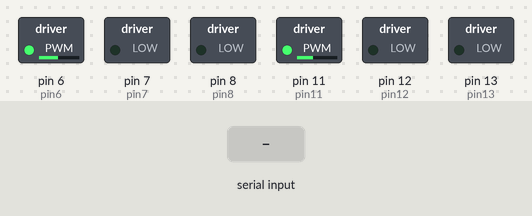
Simulated run of this sketch. Board: Arduino Uno, built with avr-gcc and run on an emulated ATmega328P. Shown: switched loads named in the sketch (green lamp = pin HIGH). Inputs (shaded band) come from the test bench.

Above: at 1.2 s.
1.3 s: "1\n" received over Serial
At 2.7 s:
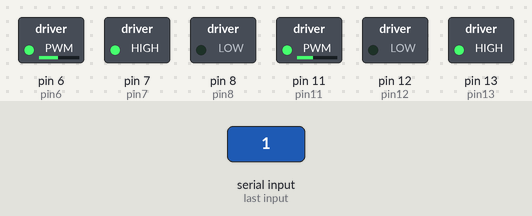
At 5.37 s:
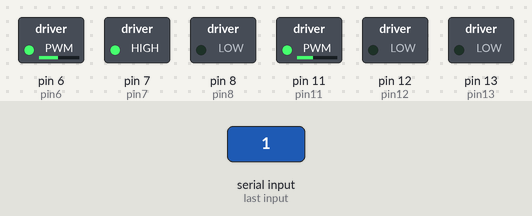
Timing chart, 0 to 11.0 s (numbered marks = the images above; inputs shaded):
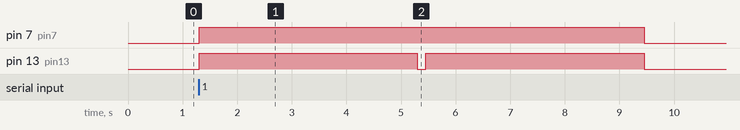

The sketch:

sketch_mar10a.ino
```cpp
//Variables necesarias
int val = 10;
//Se crean dos variables de velocidad, una para cada llanta pues estas tiene diferente velocidad y con esto se controla
int velocidadAdelante = 100;
int velocidadAdelante2 = 120;
//Motor Derecho
int pin6 = 6;
int pin7 = 7;
int pin8 = 8;
//Motor Izquierdo
int pin11 = 11;
int pin12 = 12;
int pin13 = 13;


/*------------------------------------------------------------------------
  --1. Inicializo el sistema -----------------------------------------------
  ------------------------------------------------------------------------*/
void setup()
{
  //Comunicación Serial
  Serial.begin(9600);
  //Motor Derecho
  pinMode(pin6, OUTPUT);//Pin Analogo
  pinMode(pin7, OUTPUT);
  pinMode(pin8, OUTPUT);
  //Motor Izquierdo
  pinMode(pin11, OUTPUT);//Pin Analogo
  pinMode(pin12, OUTPUT);
  pinMode(pin13, OUTPUT);

  //Se pone de inicio que el carro este quieto
  analogWrite(pin6, velocidadAdelante2);
  analogWrite(pin11, velocidadAdelante);
  digitalWrite(pin13, LOW);
  digitalWrite(pin7, LOW);
}

/*
*/
void loop()
{

  if (Serial.available() > 0) {
    //se obtiene la variables que le este llegando por la conexión bluetooth
    val = Serial.read();

    if (val != 0) {
      //para moverse a las difernetes posiciones se hace apagando una llanda y encendiendo la otra co eso el carro dara un giro,
      // el tiempo de dicho giro es con el cual se da lso diferentes angulos, esto se calculo  en la practica con el carro enn funcionamiento
      if (val == 10) { //en caso de que la variable de ingreso sea 10 se movera a la primera posicion
        digitalWrite(pin13, LOW);
        digitalWrite(pin7, HIGH);
        delay(150);
      }
      if (val==20) {//en caso de que la variable de ingreso sea 10 se movera a la segunda posicion
        digitalWrite(pin13, LOW);
        digitalWrite(pin7, HIGH);
        delay(100);
      }
      if (val==30) {//en caso de que la variable de ingreso sea 10 se movera a la tercera posicion
        digitalWrite(pin13, HIGH);
        digitalWrite(pin7, LOW);
        delay(100);
      }
      if (val==40) {//en caso de que la variable de ingreso sea 10 se movera a la cuarta posicion
        digitalWrite(pin13, HIGH);
        digitalWrite(pin7, LOW);
        delay(150);
      }
      //luego de haber realizado el giro necesario avanzara hacia adelante, pro os sigueintes 4 segundos
      //tiempo suficiente para llegar a cada una de las figuras
      digitalWrite(pin13, HIGH);
      digitalWrite(pin7, HIGH);
      delay(4000);
      digitalWrite(pin13, LOW);
      digitalWrite(pin7, LOW);
    }
  }
}
```

Measured:
- after the input at 1.3 s, pin 7 (pin7): LOW → HIGH at once, → LOW 8.2 s later; pin 13 (pin13): alternates HIGH for 4.0 s and LOW for 0.15 s, starting at once
